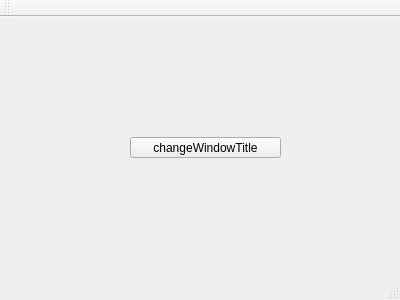
<?xml version="1.0" encoding="UTF-8"?>
<ui version="4.0">
 <class>MainWindow</class>
 <widget class="QMainWindow" name="MainWindow">
  <property name="geometry">
   <rect>
    <x>0</x>
    <y>0</y>
    <width>400</width>
    <height>300</height>
   </rect>
  </property>
  <property name="windowTitle">
   <string>MainWindow</string>
  </property>
  <widget class="QWidget" name="centralWidget">
   <widget class="QPushButton" name="pushButtonChangeTitle">
    <property name="geometry">
     <rect>
      <x>130</x>
      <y>120</y>
      <width>151</width>
      <height>21</height>
     </rect>
    </property>
    <property name="text">
     <string>changeWindowTitle</string>
    </property>
   </widget>
  </widget>
  <widget class="QMenuBar" name="menuBar">
   <property name="geometry">
    <rect>
     <x>0</x>
     <y>0</y>
     <width>400</width>
     <height>23</height>
    </rect>
   </property>
  </widget>
  <widget class="QToolBar" name="mainToolBar">
   <attribute name="toolBarArea">
    <enum>TopToolBarArea</enum>
   </attribute>
   <attribute name="toolBarBreak">
    <bool>false</bool>
   </attribute>
  </widget>
  <widget class="QStatusBar" name="statusBar"/>
 </widget>
 <layoutdefault spacing="6" margin="11"/>
 <resources/>
 <connections/>
</ui>
